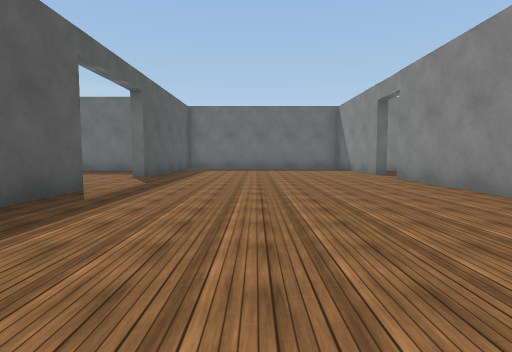
view 1 (above)

21 first-person views from a walk through a Unity game level. The camera is 1.4 m above the floor, tilts 4° down and sees 80° across. The floor is counted in squares, 2 m on a side. Each view is taken from the middle of a square. On the plan, view 1 faces up. The plan holds only what a view shows up to about 10 squares ahead; the rest is blank. The place goes on beyond the plan. The player character is not drawn. Surface patterns are stand-ins for the level's own textures.

view 2
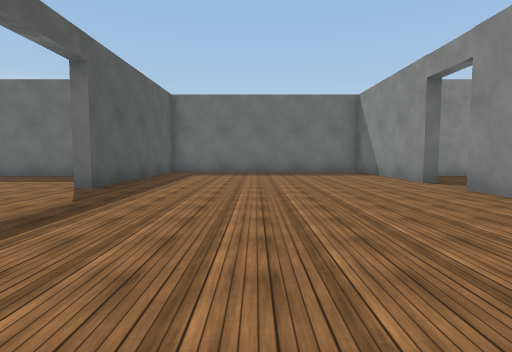

view 3
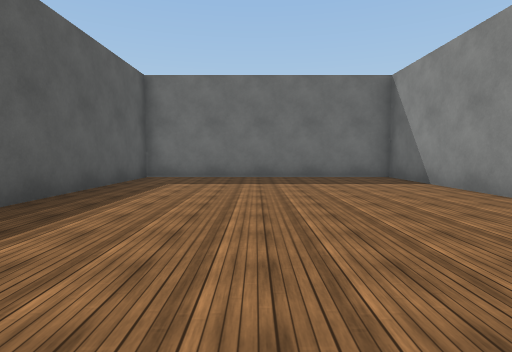

view 4
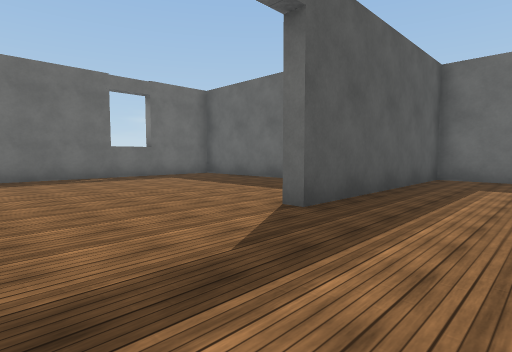

view 5
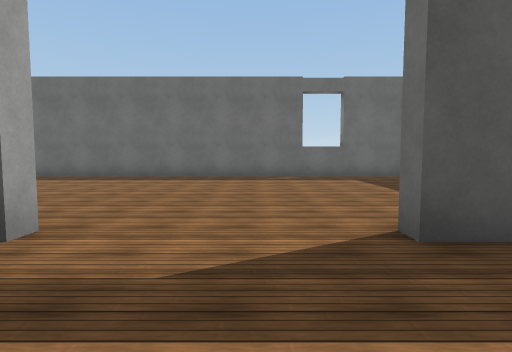

view 6
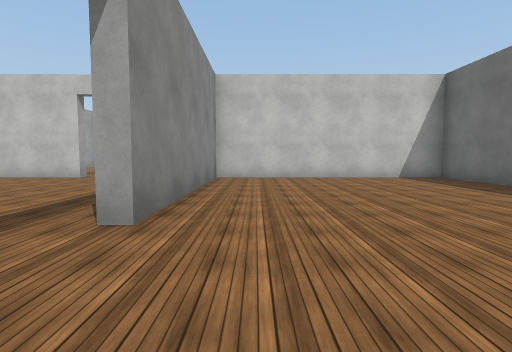

view 7
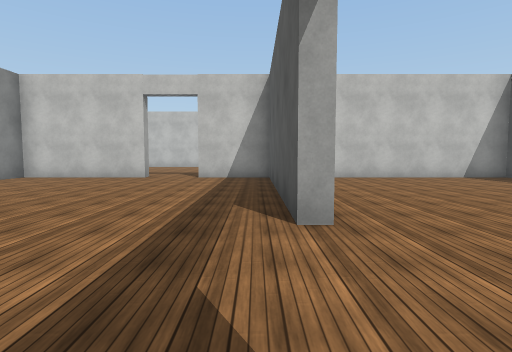

view 8
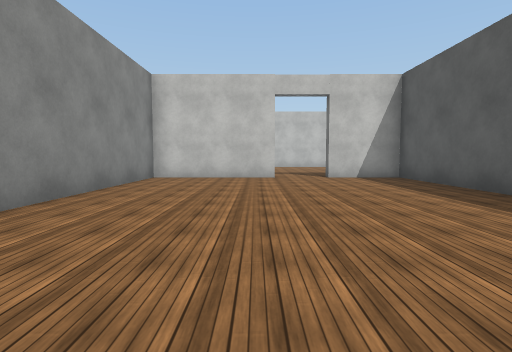

view 9
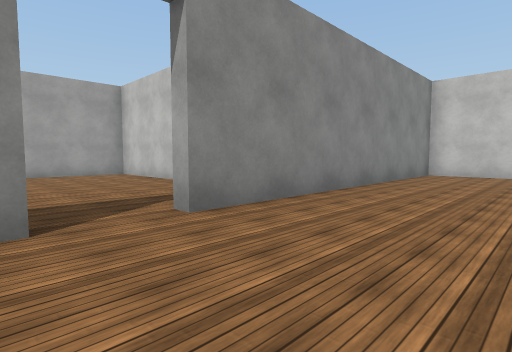

view 10
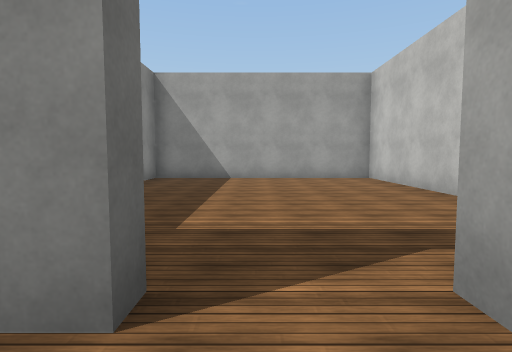

view 11
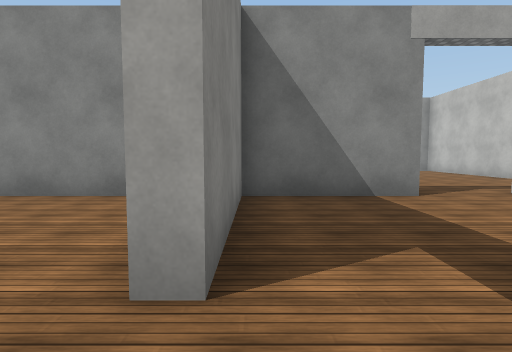

view 12
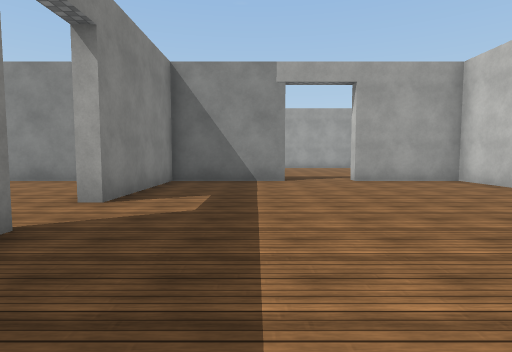

view 13
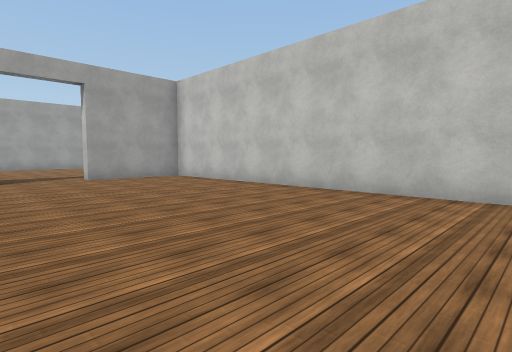

view 14
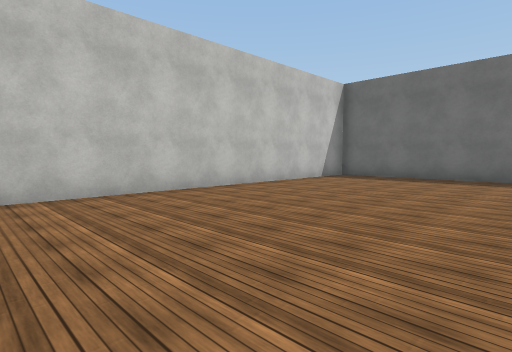

view 15
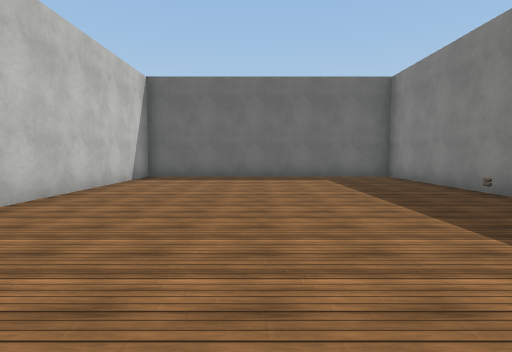

view 16
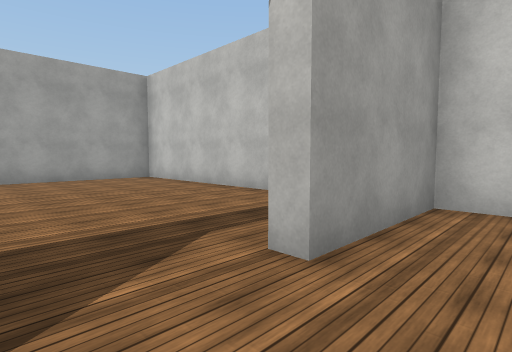

view 17
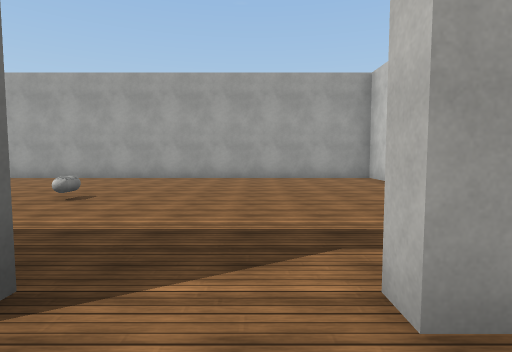

view 18
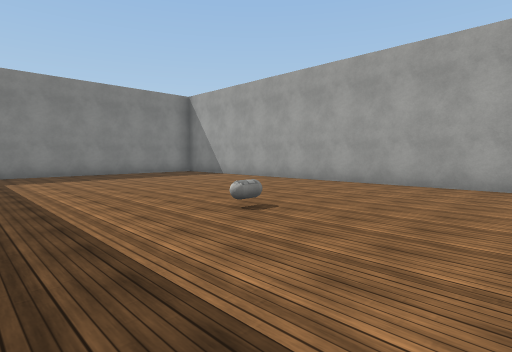

view 19
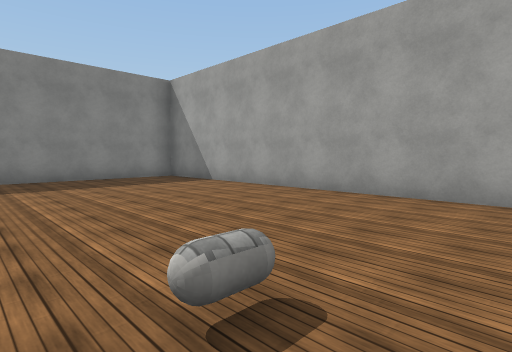

view 20
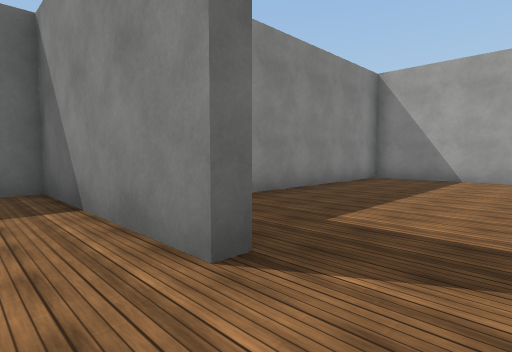

view 21
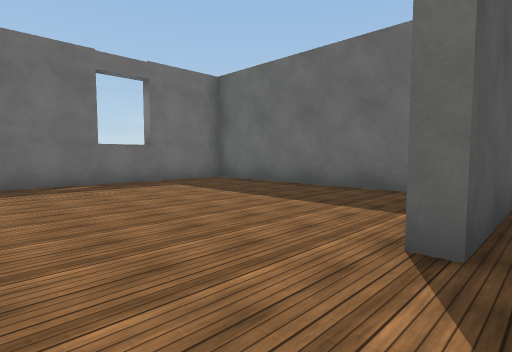

### Floor plan
Points are (right, up) in squares from view 1. A wall is a line through its corners. A room is listed if a view was taken in it or the views show most of it. See-through windows are left out.
Room 1 (views 1, 2, 3, 4, 5, 6, 7, 8, 9, 10, 20, 21)
walls: (-5, 13) (-10.7, 13) (-10.7, -0.4) (-3.8, -0.4) (-3.8, 6) (-3.4, 6) (-3.4, -0.4) (-1.2, -0.4); (4.6, 10.6) (4.2, 10.6) (4.2, 15.5) (-3.4, 15.5) (-3.4, 9.3) (-3.9, 9.3); (0.4, -0.8) (0.4, -0.4) (4.2, -0.4) (4.2, 9) (4.6, 9)
ways out: opening at (-0.5, -1) to room 2; opening at (5, 9.5) to room 4
Room 2 (views 11, 12, 13, 14, 15, 16, 17)
walls: (-6, -0.8) (-10.7, -0.8) (-10.7, -8.4) (4.2, -8.4) (4.2, -5.6); (4.2, -3.9) (4.2, -0.8) (0.4, -0.8)
ways out: opening at (-0.5, -1) to room 1; opening at (5, -4.5) to room 3
Room 3 (views 18, 19)
walls: (4.2, -5.6) (4.6, -5.6); (7, -8.4) (12.2, -8.4) (12.2, 6.2) (5.9, 6.2)
ways out: opening at (5, -4.5) to room 2
objects: capsule (8, -2)
Room 4 (no view inside)
walls: (8.1, 6.6) (12.2, 6.6) (12.2, 13) (6, 13)
ways out: opening at (5, 9.5) to room 1

Where each view was taken, in squares from view 1:
view 1: 0 up, 0 right, facing up
view 2: 3 up, 0 right, facing up
view 3: 6 up, 0 right, facing up
view 4: 6 up, 1 left, facing up-left
view 5: 8 up, 1 left, facing left
view 6: 9 up, 5 left, facing down
view 7: 9 up, 3 left, facing down
view 8: 9 up, 1 right, facing down
view 9: 11 up, 1 right, facing down-right
view 10: 10 up, 3 right, facing right
view 11: 1 down, 1 left, facing right
view 12: 3 down, 4 left, facing right
view 13: 3 down, 5 left, facing down-right
view 14: 3 down, 1 left, facing down-left
view 15: 5 down, 1 left, facing left
view 16: 4 down, 3 right, facing down-right
view 17: 5 down, 3 right, facing right
view 18: 5 down, 5 right, facing up-right
view 19: 3 down, 7 right, facing up-right
view 20: 9 up, 3 right, facing up-right
view 21: 7 up, 3 left, facing up-left
